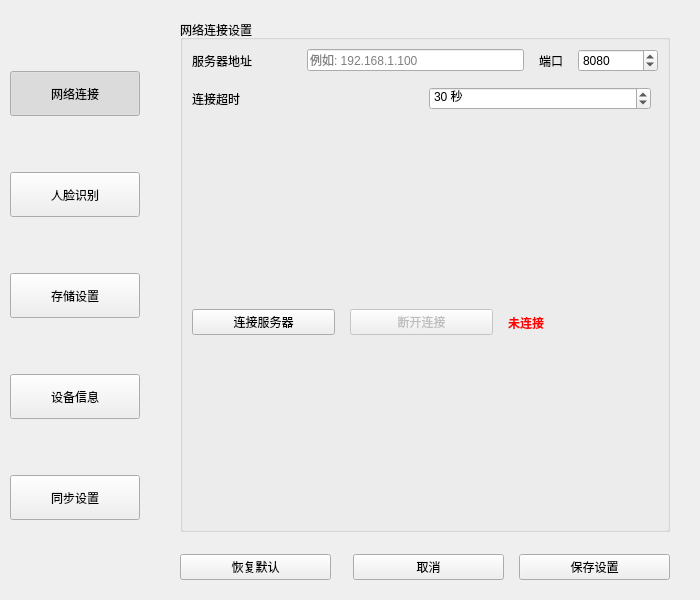
<?xml version="1.0" encoding="UTF-8"?>
<ui version="4.0">
 <class>SetWindow</class>
 <widget class="QWidget" name="SetWindow">
  <property name="geometry">
   <rect>
    <x>0</x>
    <y>0</y>
    <width>700</width>
    <height>600</height>
   </rect>
  </property>
  <property name="minimumSize">
   <size>
    <width>700</width>
    <height>600</height>
   </size>
  </property>
  <property name="windowTitle">
   <string>系统设置</string>
  </property>
  <layout class="QHBoxLayout" name="mainLayout" stretch="0,1">
   <property name="spacing">
    <number>0</number>
   </property>
   <property name="leftMargin">
    <number>0</number>
   </property>
   <property name="topMargin">
    <number>0</number>
   </property>
   <property name="rightMargin">
    <number>0</number>
   </property>
   <property name="bottomMargin">
    <number>0</number>
   </property>
   <item>
    <widget class="QWidget" name="navWidget" native="true">
     <property name="minimumSize">
      <size>
       <width>150</width>
       <height>0</height>
      </size>
     </property>
     <property name="maximumSize">
      <size>
       <width>150</width>
       <height>16777215</height>
      </size>
     </property>
     <layout class="QVBoxLayout" name="navLayout">
      <property name="spacing">
       <number>5</number>
      </property>
      <property name="leftMargin">
       <number>10</number>
      </property>
      <property name="topMargin">
       <number>20</number>
      </property>
      <property name="rightMargin">
       <number>10</number>
      </property>
      <property name="bottomMargin">
       <number>20</number>
      </property>
      <item>
       <widget class="QPushButton" name="btnNetwork">
        <property name="minimumSize">
         <size>
          <width>0</width>
          <height>45</height>
         </size>
        </property>
        <property name="text">
         <string>网络连接</string>
        </property>
        <property name="checkable">
         <bool>true</bool>
        </property>
        <property name="checked">
         <bool>true</bool>
        </property>
        <property name="autoExclusive">
         <bool>true</bool>
        </property>
       </widget>
      </item>
      <item>
       <widget class="QPushButton" name="btnFace">
        <property name="minimumSize">
         <size>
          <width>0</width>
          <height>45</height>
         </size>
        </property>
        <property name="text">
         <string>人脸识别</string>
        </property>
        <property name="checkable">
         <bool>true</bool>
        </property>
        <property name="autoExclusive">
         <bool>true</bool>
        </property>
       </widget>
      </item>
      <item>
       <widget class="QPushButton" name="btnStorage">
        <property name="minimumSize">
         <size>
          <width>0</width>
          <height>45</height>
         </size>
        </property>
        <property name="text">
         <string>存储设置</string>
        </property>
        <property name="checkable">
         <bool>true</bool>
        </property>
        <property name="autoExclusive">
         <bool>true</bool>
        </property>
       </widget>
      </item>
      <item>
       <widget class="QPushButton" name="btnDevice">
        <property name="minimumSize">
         <size>
          <width>0</width>
          <height>45</height>
         </size>
        </property>
        <property name="text">
         <string>设备信息</string>
        </property>
        <property name="checkable">
         <bool>true</bool>
        </property>
        <property name="autoExclusive">
         <bool>true</bool>
        </property>
       </widget>
      </item>
      <item>
       <widget class="QPushButton" name="btnSync">
        <property name="minimumSize">
         <size>
          <width>0</width>
          <height>45</height>
         </size>
        </property>
        <property name="text">
         <string>同步设置</string>
        </property>
        <property name="checkable">
         <bool>true</bool>
        </property>
        <property name="autoExclusive">
         <bool>true</bool>
        </property>
       </widget>
      </item>
      <item>
       <spacer name="navSpacer">
        <property name="orientation">
         <enum>Qt::Orientation::Vertical</enum>
        </property>
       </spacer>
      </item>
     </layout>
    </widget>
   </item>
   <item>
    <widget class="QWidget" name="contentWidget" native="true">
     <layout class="QVBoxLayout" name="contentLayout">
      <property name="spacing">
       <number>15</number>
      </property>
      <property name="leftMargin">
       <number>30</number>
      </property>
      <property name="topMargin">
       <number>20</number>
      </property>
      <property name="rightMargin">
       <number>30</number>
      </property>
      <property name="bottomMargin">
       <number>20</number>
      </property>
      <item>
       <widget class="QStackedWidget" name="stackedWidget">
        <property name="currentIndex">
         <number>0</number>
        </property>
        <!-- 网络连接设置页面 -->
        <widget class="QWidget" name="pageNetwork">
         <layout class="QVBoxLayout" name="networkPageLayout">
          <property name="spacing">
           <number>20</number>
          </property>
          <property name="leftMargin">
           <number>0</number>
          </property>
          <property name="topMargin">
           <number>0</number>
          </property>
          <property name="rightMargin">
           <number>0</number>
          </property>
          <property name="bottomMargin">
           <number>0</number>
          </property>
          <item>
           <widget class="QGroupBox" name="networkGroup">
            <property name="title">
             <string>网络连接设置</string>
            </property>
            <layout class="QVBoxLayout" name="networkLayout">
             <property name="spacing">
              <number>15</number>
             </property>
             <item>
              <layout class="QHBoxLayout" name="ipLayout">
               <item>
                <widget class="QLabel" name="ipLabel">
                 <property name="minimumSize">
                  <size>
                   <width>100</width>
                   <height>0</height>
                  </size>
                 </property>
                 <property name="text">
                  <string>服务器地址</string>
                 </property>
                </widget>
               </item>
               <item>
                <widget class="QLineEdit" name="lineEditIP">
                 <property name="placeholderText">
                  <string>例如: 192.168.1.100</string>
                 </property>
                </widget>
               </item>
               <item>
                <widget class="QLabel" name="portLabel">
                 <property name="text">
                  <string>端口</string>
                 </property>
                </widget>
               </item>
               <item>
                <widget class="QSpinBox" name="spinBoxPort">
                 <property name="minimumSize">
                  <size>
                   <width>80</width>
                   <height>0</height>
                  </size>
                 </property>
                 <property name="minimum">
                  <number>1</number>
                 </property>
                 <property name="maximum">
                  <number>65535</number>
                 </property>
                 <property name="value">
                  <number>8080</number>
                 </property>
                </widget>
               </item>
              </layout>
             </item>
             <item>
              <layout class="QHBoxLayout" name="timeoutLayout">
               <item>
                <widget class="QLabel" name="timeoutLabel">
                 <property name="minimumSize">
                  <size>
                   <width>100</width>
                   <height>0</height>
                  </size>
                 </property>
                 <property name="text">
                  <string>连接超时</string>
                 </property>
                </widget>
               </item>
               <item>
                <widget class="QSpinBox" name="spinBoxTimeout">
                 <property name="suffix">
                  <string> 秒</string>
                 </property>
                 <property name="minimum">
                  <number>5</number>
                 </property>
                 <property name="maximum">
                  <number>60</number>
                 </property>
                 <property name="value">
                  <number>30</number>
                 </property>
                </widget>
               </item>
               <item>
                <spacer name="timeoutSpacer">
                 <property name="orientation">
                  <enum>Qt::Orientation::Horizontal</enum>
                 </property>
                </spacer>
               </item>
              </layout>
             </item>
             <item>
              <layout class="QHBoxLayout" name="testLayout">
               <item>
                <widget class="QPushButton" name="btnTestConnection">
                 <property name="text">
                  <string>连接服务器</string>
                 </property>
                </widget>
               </item>
               <item>
                <widget class="QPushButton" name="btnDisconnect">
                 <property name="enabled">
                  <bool>false</bool>
                 </property>
                 <property name="text">
                  <string>断开连接</string>
                 </property>
                </widget>
               </item>
               <item>
                <widget class="QLabel" name="labelConnectionStatus">
                 <property name="text">
                  <string>未连接</string>
                 </property>
                 <property name="styleSheet">
                  <string notr="true">color: red; font-weight: bold;</string>
                 </property>
                </widget>
               </item>
               <item>
                <spacer name="testSpacer">
                 <property name="orientation">
                  <enum>Qt::Orientation::Horizontal</enum>
                 </property>
                </spacer>
               </item>
              </layout>
             </item>
            </layout>
           </widget>
          </item>
          <item>
           <spacer name="networkSpacer">
            <property name="orientation">
             <enum>Qt::Orientation::Vertical</enum>
            </property>
           </spacer>
          </item>
         </layout>
        </widget>
        <!-- 人脸识别设置页面 -->
        <widget class="QWidget" name="pageFace">
         <layout class="QVBoxLayout" name="facePageLayout">
          <property name="spacing">
           <number>20</number>
          </property>
          <property name="leftMargin">
           <number>0</number>
          </property>
          <property name="topMargin">
           <number>0</number>
          </property>
          <property name="rightMargin">
           <number>0</number>
          </property>
          <property name="bottomMargin">
           <number>0</number>
          </property>
          <item>
           <widget class="QGroupBox" name="faceGroup">
            <property name="title">
             <string>人脸识别设置</string>
            </property>
            <layout class="QVBoxLayout" name="faceLayout">
             <property name="spacing">
              <number>15</number>
             </property>
             <item>
              <layout class="QHBoxLayout" name="thresholdLayout">
               <item>
                <widget class="QLabel" name="thresholdLabel">
                 <property name="minimumSize">
                  <size>
                   <width>120</width>
                   <height>0</height>
                  </size>
                 </property>
                 <property name="text">
                  <string>相似度阈值</string>
                 </property>
                </widget>
               </item>
               <item>
                <widget class="QSlider" name="sliderThreshold">
                 <property name="minimumSize">
                  <size>
                   <width>200</width>
                   <height>0</height>
                  </size>
                 </property>
                 <property name="minimum">
                  <number>50</number>
                 </property>
                 <property name="maximum">
                  <number>99</number>
                 </property>
                 <property name="value">
                  <number>80</number>
                 </property>
                 <property name="orientation">
                  <enum>Qt::Orientation::Horizontal</enum>
                 </property>
                </widget>
               </item>
               <item>
                <widget class="QLabel" name="labelThresholdValue">
                 <property name="minimumSize">
                  <size>
                   <width>50</width>
                   <height>0</height>
                  </size>
                 </property>
                 <property name="text">
                  <string>80%</string>
                 </property>
                 <property name="alignment">
                  <set>Qt::AlignmentFlag::AlignCenter</set>
                 </property>
                </widget>
               </item>
              </layout>
             </item>
             <item>
              <layout class="QHBoxLayout" name="maxFaceLayout">
               <item>
                <widget class="QLabel" name="maxFaceLabel">
                 <property name="minimumSize">
                  <size>
                   <width>120</width>
                   <height>0</height>
                  </size>
                 </property>
                 <property name="text">
                  <string>最大检测人脸数</string>
                 </property>
                </widget>
               </item>
               <item>
                <widget class="QSpinBox" name="spinBoxMaxFace">
                 <property name="minimum">
                  <number>1</number>
                 </property>
                 <property name="maximum">
                  <number>10</number>
                 </property>
                 <property name="value">
                  <number>5</number>
                 </property>
                </widget>
               </item>
               <item>
                <spacer name="maxFaceSpacer">
                 <property name="orientation">
                  <enum>Qt::Orientation::Horizontal</enum>
                 </property>
                </spacer>
               </item>
              </layout>
             </item>
             <item>
              <layout class="QHBoxLayout" name="recognizeTimeoutLayout">
               <item>
                <widget class="QLabel" name="recognizeTimeoutLabel">
                 <property name="minimumSize">
                  <size>
                   <width>120</width>
                   <height>0</height>
                  </size>
                 </property>
                 <property name="text">
                  <string>识别超时时间</string>
                 </property>
                </widget>
               </item>
               <item>
                <widget class="QSpinBox" name="spinBoxRecognizeTimeout">
                 <property name="suffix">
                  <string> 秒</string>
                 </property>
                 <property name="minimum">
                  <number>3</number>
                 </property>
                 <property name="maximum">
                  <number>30</number>
                 </property>
                 <property name="value">
                  <number>10</number>
                 </property>
                </widget>
               </item>
               <item>
                <spacer name="recognizeTimeoutSpacer">
                 <property name="orientation">
                  <enum>Qt::Orientation::Horizontal</enum>
                 </property>
                </spacer>
               </item>
              </layout>
             </item>
            </layout>
           </widget>
          </item>
          <item>
           <widget class="QGroupBox" name="arcfaceGroup">
            <property name="title">
             <string>ArcFace SDK配置</string>
            </property>
            <layout class="QVBoxLayout" name="arcfaceLayout">
             <property name="spacing">
              <number>15</number>
             </property>
             <item>
              <layout class="QHBoxLayout" name="appIdLayout">
               <item>
                <widget class="QLabel" name="appIdLabel">
                 <property name="minimumSize">
                  <size>
                   <width>120</width>
                   <height>0</height>
                  </size>
                 </property>
                 <property name="text">
                  <string>App ID</string>
                 </property>
                </widget>
               </item>
               <item>
                <widget class="QLineEdit" name="lineEditAppId">
                 <property name="placeholderText">
                  <string>请输入ArcFace App ID</string>
                 </property>
                </widget>
               </item>
              </layout>
             </item>
             <item>
              <layout class="QHBoxLayout" name="sdkKeyLayout">
               <item>
                <widget class="QLabel" name="sdkKeyLabel">
                 <property name="minimumSize">
                  <size>
                   <width>120</width>
                   <height>0</height>
                  </size>
                 </property>
                 <property name="text">
                  <string>SDK Key</string>
                 </property>
                </widget>
               </item>
               <item>
                <widget class="QLineEdit" name="lineEditSdkKey">
                 <property name="placeholderText">
                  <string>请输入ArcFace SDK Key</string>
                 </property>
                </widget>
               </item>
              </layout>
             </item>
            </layout>
           </widget>
          </item>
          <item>
           <widget class="QGroupBox" name="rotationGroup">
            <property name="title">
             <string>摄像头方向</string>
            </property>
            <layout class="QVBoxLayout" name="rotationGroupLayout">
             <property name="spacing">
              <number>10</number>
             </property>
             <item>
              <layout class="QHBoxLayout" name="rotationLayout">
               <item>
                <widget class="QLabel" name="labelRotation">
                 <property name="minimumSize">
                  <size>
                   <width>120</width>
                   <height>0</height>
                  </size>
                 </property>
                 <property name="text">
                  <string>当前角度</string>
                 </property>
                </widget>
               </item>
               <item>
                <widget class="QLineEdit" name="lineEditRotation">
                 <property name="readOnly">
                  <bool>true</bool>
                 </property>
                 <property name="maximumSize">
                  <size>
                   <width>80</width>
                   <height>16777215</height>
                  </size>
                 </property>
                 <property name="alignment">
                  <set>Qt::AlignmentFlag::AlignCenter</set>
                 </property>
                </widget>
               </item>
               <item>
                <widget class="QPushButton" name="btnRotate">
                 <property name="text">
                  <string>旋转 90°</string>
                 </property>
                 <property name="minimumSize">
                  <size>
                   <width>100</width>
                   <height>0</height>
                  </size>
                 </property>
                </widget>
               </item>
               <item>
                <spacer name="rotationSpacer">
                 <property name="orientation">
                  <enum>Qt::Orientation::Horizontal</enum>
                 </property>
                </spacer>
               </item>
              </layout>
             </item>
             <item>
              <widget class="QLabel" name="labelRotationHint">
               <property name="text">
                <string>每次点击旋转 90°（0° → 90° → 180° → 270° 循环）</string>
               </property>
               <property name="styleSheet">
                <string notr="true">color: #888888; font-size: 11px;</string>
               </property>
              </widget>
             </item>
            </layout>
           </widget>
          </item>
          <item>
           <spacer name="faceSpacer">
            <property name="orientation">
             <enum>Qt::Orientation::Vertical</enum>
            </property>
           </spacer>
          </item>
         </layout>
        </widget>
        <!-- 存储设置页面 -->
        <widget class="QWidget" name="pageStorage">
         <layout class="QVBoxLayout" name="storagePageLayout">
          <property name="spacing">
           <number>20</number>
          </property>
          <property name="leftMargin">
           <number>0</number>
          </property>
          <property name="topMargin">
           <number>0</number>
          </property>
          <property name="rightMargin">
           <number>0</number>
          </property>
          <property name="bottomMargin">
           <number>0</number>
          </property>
          <item>
           <widget class="QGroupBox" name="storageGroup">
            <property name="title">
             <string>存储设置</string>
            </property>
            <layout class="QVBoxLayout" name="storageLayout">
             <property name="spacing">
              <number>15</number>
             </property>
             <item>
              <layout class="QHBoxLayout" name="dbPathLayout">
               <item>
                <widget class="QLabel" name="dbPathLabel">
                 <property name="minimumSize">
                  <size>
                   <width>100</width>
                   <height>0</height>
                  </size>
                 </property>
                 <property name="text">
                  <string>数据库路径</string>
                 </property>
                </widget>
               </item>
               <item>
                <widget class="QLineEdit" name="lineEditDbPath">
                 <property name="readOnly">
                  <bool>true</bool>
                 </property>
                 <property name="placeholderText">
                  <string>请选择数据库文件路径</string>
                 </property>
                </widget>
               </item>
               <item>
                <widget class="QPushButton" name="btnBrowseDb">
                 <property name="text">
                  <string>浏览...</string>
                 </property>
                </widget>
               </item>
              </layout>
             </item>
             <item>
              <layout class="QHBoxLayout" name="logPathLayout">
               <item>
                <widget class="QLabel" name="logPathLabel">
                 <property name="minimumSize">
                  <size>
                   <width>100</width>
                   <height>0</height>
                  </size>
                 </property>
                 <property name="text">
                  <string>日志路径</string>
                 </property>
                </widget>
               </item>
               <item>
                <widget class="QLineEdit" name="lineEditLogPath">
                 <property name="readOnly">
                  <bool>true</bool>
                 </property>
                 <property name="placeholderText">
                  <string>请选择日志文件保存路径</string>
                 </property>
                </widget>
               </item>
               <item>
                <widget class="QPushButton" name="btnBrowseLog">
                 <property name="text">
                  <string>浏览...</string>
                 </property>
                </widget>
               </item>
              </layout>
             </item>
            </layout>
           </widget>
          </item>
          <item>
           <spacer name="storageSpacer">
            <property name="orientation">
             <enum>Qt::Orientation::Vertical</enum>
            </property>
           </spacer>
          </item>
         </layout>
        </widget>
        <!-- 设备信息页面 -->
        <widget class="QWidget" name="pageDevice">
         <layout class="QVBoxLayout" name="devicePageLayout">
          <property name="spacing">
           <number>20</number>
          </property>
          <property name="leftMargin">
           <number>0</number>
          </property>
          <property name="topMargin">
           <number>0</number>
          </property>
          <property name="rightMargin">
           <number>0</number>
          </property>
          <property name="bottomMargin">
           <number>0</number>
          </property>
          <item>
           <widget class="QGroupBox" name="deviceGroup">
            <property name="title">
             <string>设备信息</string>
            </property>
            <layout class="QVBoxLayout" name="deviceLayout">
             <property name="spacing">
              <number>15</number>
             </property>
             <item>
              <layout class="QHBoxLayout" name="deviceIdLayout">
               <item>
                <widget class="QLabel" name="labelDeviceId">
                 <property name="minimumSize">
                  <size>
                   <width>100</width>
                   <height>0</height>
                  </size>
                 </property>
                 <property name="text">
                  <string>设备 ID</string>
                 </property>
                </widget>
               </item>
               <item>
                <widget class="QLineEdit" name="lineEditDeviceId">
                 <property name="placeholderText">
                  <string>设备唯一标识</string>
                 </property>
                </widget>
               </item>
              </layout>
             </item>
             <item>
              <layout class="QHBoxLayout" name="deviceKeyLayout">
               <item>
                <widget class="QLabel" name="labelDeviceKey">
                 <property name="minimumSize">
                  <size>
                   <width>100</width>
                   <height>0</height>
                  </size>
                 </property>
                 <property name="text">
                  <string>设备密钥</string>
                 </property>
                </widget>
               </item>
               <item>
                <widget class="QLineEdit" name="lineEditDeviceKey">
                 <property name="echoMode">
                  <enum>QLineEdit::EchoMode::Password</enum>
                 </property>
                 <property name="placeholderText">
                  <string>请输入设备密钥</string>
                 </property>
                </widget>
               </item>
              </layout>
             </item>
             <item>
              <layout class="QHBoxLayout" name="fwVersionLayout">
               <item>
                <widget class="QLabel" name="labelFwVersion">
                 <property name="minimumSize">
                  <size>
                   <width>100</width>
                   <height>0</height>
                  </size>
                 </property>
                 <property name="text">
                  <string>固件版本</string>
                 </property>
                </widget>
               </item>
               <item>
                <widget class="QLineEdit" name="lineEditFwVersion">
                 <property name="readOnly">
                  <bool>true</bool>
                 </property>
                 <property name="placeholderText">
                  <string>固件版本号</string>
                 </property>
                </widget>
               </item>
              </layout>
             </item>
             <item>
              <layout class="QHBoxLayout" name="deviceNameLayout">
               <item>
                <widget class="QLabel" name="labelDeviceName">
                 <property name="minimumSize">
                  <size>
                   <width>100</width>
                   <height>0</height>
                  </size>
                 </property>
                 <property name="text">
                  <string>设备名称</string>
                 </property>
                </widget>
               </item>
               <item>
                <widget class="QLineEdit" name="lineEditDeviceName">
                 <property name="placeholderText">
                  <string>请输入设备名称</string>
                 </property>
                </widget>
               </item>
              </layout>
             </item>
            </layout>
           </widget>
          </item>
          <item>
           <spacer name="deviceSpacer">
            <property name="orientation">
             <enum>Qt::Orientation::Vertical</enum>
            </property>
           </spacer>
          </item>
         </layout>
        </widget>
        <!-- 同步设置页面 -->
        <widget class="QWidget" name="pageSync">
         <layout class="QVBoxLayout" name="syncPageLayout">
          <property name="spacing">
           <number>20</number>
          </property>
          <property name="leftMargin">
           <number>0</number>
          </property>
          <property name="topMargin">
           <number>0</number>
          </property>
          <property name="rightMargin">
           <number>0</number>
          </property>
          <property name="bottomMargin">
           <number>0</number>
          </property>
          <item>
           <widget class="QGroupBox" name="syncGroup">
            <property name="title">
             <string>同步设置</string>
            </property>
            <layout class="QVBoxLayout" name="syncLayout">
             <property name="spacing">
              <number>15</number>
             </property>
             <item>
              <widget class="QCheckBox" name="checkBoxAutoSync">
               <property name="text">
                <string>连接后自动同步</string>
               </property>
               <property name="checked">
                <bool>true</bool>
               </property>
              </widget>
             </item>
             <item>
              <layout class="QHBoxLayout" name="syncTimeoutLayout">
               <item>
                <widget class="QLabel" name="labelSyncTimeout">
                 <property name="minimumSize">
                  <size>
                   <width>100</width>
                   <height>0</height>
                  </size>
                 </property>
                 <property name="text">
                  <string>同步超时</string>
                 </property>
                </widget>
               </item>
               <item>
                <widget class="QSpinBox" name="spinBoxSyncTimeout">
                 <property name="suffix">
                  <string> 秒</string>
                 </property>
                 <property name="minimum">
                  <number>60</number>
                 </property>
                 <property name="maximum">
                  <number>600</number>
                 </property>
                 <property name="value">
                  <number>300</number>
                 </property>
                </widget>
               </item>
               <item>
                <spacer name="syncTimeoutSpacer">
                 <property name="orientation">
                  <enum>Qt::Orientation::Horizontal</enum>
                 </property>
                </spacer>
               </item>
              </layout>
             </item>
            </layout>
           </widget>
          </item>
          <item>
           <spacer name="syncSpacer">
            <property name="orientation">
             <enum>Qt::Orientation::Vertical</enum>
            </property>
           </spacer>
          </item>
         </layout>
        </widget>
       </widget>
      </item>
      <item>
       <layout class="QHBoxLayout" name="buttonLayout">
        <item>
         <widget class="QPushButton" name="btnRestore">
          <property name="text">
           <string>恢复默认</string>
          </property>
         </widget>
        </item>
        <item>
         <spacer name="buttonSpacer">
          <property name="orientation">
           <enum>Qt::Orientation::Horizontal</enum>
          </property>
         </spacer>
        </item>
        <item>
         <widget class="QPushButton" name="btnCancel">
          <property name="text">
           <string>取消</string>
          </property>
         </widget>
        </item>
        <item>
         <widget class="QPushButton" name="btnSave">
          <property name="text">
           <string>保存设置</string>
          </property>
         </widget>
        </item>
       </layout>
      </item>
     </layout>
    </widget>
   </item>
  </layout>
 </widget>
 <resources/>
 <connections/>
</ui>
